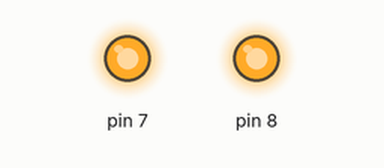
The sketch below on a simulated Arduino Uno, built with avr-gcc and run on an emulated ATmega328P. Shown: output pins drawn as LEDs (lit = HIGH).

Above: at 0.1 s.
Timing chart, 0 to 1.6 s (numbered marks = the images above):
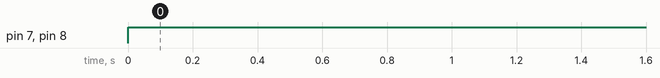

The sketch:

blinkgaisminas.ino
```cpp
void setup() {
  pinMode(7, OUTPUT);
  pinMode(8, OUTPUT);
}

void loop() {
  digitalWrite(7, HIGH);
  digitalWrite(8, HIGH);
  delay(1000);
}
```

Measured:
- by itself, pin 7, pin 8: LOW → HIGH at 0.00 s
